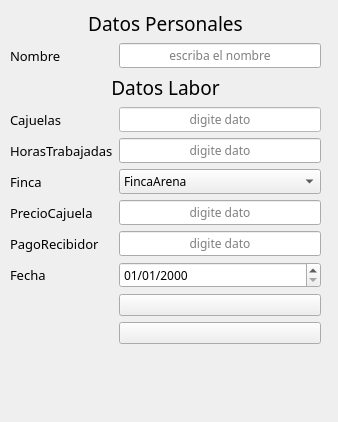
<?xml version="1.0" encoding="UTF-8"?>
<ui version="4.0">
 <class>registrarcolector</class>
 <widget class="QDialog" name="registrarcolector">
  <property name="geometry">
   <rect>
    <x>0</x>
    <y>0</y>
    <width>338</width>
    <height>422</height>
   </rect>
  </property>
  <property name="windowTitle">
   <string>Dialog</string>
  </property>
  <widget class="QDialogButtonBox" name="buttonBox">
   <property name="enabled">
    <bool>false</bool>
   </property>
   <property name="geometry">
    <rect>
     <x>130</x>
     <y>440</y>
     <width>201</width>
     <height>32</height>
    </rect>
   </property>
   <property name="orientation">
    <enum>Qt::Horizontal</enum>
   </property>
   <property name="standardButtons">
    <set>QDialogButtonBox::Cancel|QDialogButtonBox::Ok</set>
   </property>
  </widget>
  <widget class="QWidget" name="formLayoutWidget">
   <property name="geometry">
    <rect>
     <x>10</x>
     <y>10</y>
     <width>311</width>
     <height>394</height>
    </rect>
   </property>
   <layout class="QFormLayout" name="formLayout">
    <item row="1" column="0">
     <widget class="QLabel" name="labelNombre">
      <property name="font">
       <font>
        <family>Bahnschrift Light Condensed</family>
        <pointsize>10</pointsize>
       </font>
      </property>
      <property name="text">
       <string>Nombre</string>
      </property>
     </widget>
    </item>
    <item row="1" column="1">
     <widget class="QLineEdit" name="lineName">
      <property name="font">
       <font>
        <family>Bahnschrift Light Condensed</family>
        <pointsize>9</pointsize>
       </font>
      </property>
      <property name="alignment">
       <set>Qt::AlignCenter</set>
      </property>
      <property name="placeholderText">
       <string>escriba el nombre</string>
      </property>
     </widget>
    </item>
    <item row="3" column="0">
     <widget class="QLabel" name="labelCajuela">
      <property name="font">
       <font>
        <family>Bahnschrift Light Condensed</family>
        <pointsize>10</pointsize>
       </font>
      </property>
      <property name="text">
       <string>Cajuelas</string>
      </property>
     </widget>
    </item>
    <item row="3" column="1">
     <widget class="QLineEdit" name="lineCajuela">
      <property name="palette">
       <palette>
        <active>
         <colorrole role="WindowText">
          <brush brushstyle="SolidPattern">
           <color alpha="255">
            <red>0</red>
            <green>0</green>
            <blue>0</blue>
           </color>
          </brush>
         </colorrole>
         <colorrole role="Button">
          <brush brushstyle="SolidPattern">
           <color alpha="255">
            <red>255</red>
            <green>255</green>
            <blue>255</blue>
           </color>
          </brush>
         </colorrole>
         <colorrole role="Light">
          <brush brushstyle="SolidPattern">
           <color alpha="255">
            <red>255</red>
            <green>255</green>
            <blue>255</blue>
           </color>
          </brush>
         </colorrole>
         <colorrole role="Midlight">
          <brush brushstyle="SolidPattern">
           <color alpha="255">
            <red>255</red>
            <green>255</green>
            <blue>255</blue>
           </color>
          </brush>
         </colorrole>
         <colorrole role="Dark">
          <brush brushstyle="SolidPattern">
           <color alpha="255">
            <red>127</red>
            <green>127</green>
            <blue>127</blue>
           </color>
          </brush>
         </colorrole>
         <colorrole role="Mid">
          <brush brushstyle="SolidPattern">
           <color alpha="255">
            <red>170</red>
            <green>170</green>
            <blue>170</blue>
           </color>
          </brush>
         </colorrole>
         <colorrole role="Text">
          <brush brushstyle="SolidPattern">
           <color alpha="255">
            <red>0</red>
            <green>0</green>
            <blue>0</blue>
           </color>
          </brush>
         </colorrole>
         <colorrole role="BrightText">
          <brush brushstyle="SolidPattern">
           <color alpha="255">
            <red>255</red>
            <green>255</green>
            <blue>255</blue>
           </color>
          </brush>
         </colorrole>
         <colorrole role="ButtonText">
          <brush brushstyle="SolidPattern">
           <color alpha="255">
            <red>0</red>
            <green>0</green>
            <blue>0</blue>
           </color>
          </brush>
         </colorrole>
         <colorrole role="Base">
          <brush brushstyle="SolidPattern">
           <color alpha="255">
            <red>255</red>
            <green>255</green>
            <blue>255</blue>
           </color>
          </brush>
         </colorrole>
         <colorrole role="Window">
          <brush brushstyle="SolidPattern">
           <color alpha="255">
            <red>255</red>
            <green>255</green>
            <blue>255</blue>
           </color>
          </brush>
         </colorrole>
         <colorrole role="Shadow">
          <brush brushstyle="SolidPattern">
           <color alpha="255">
            <red>0</red>
            <green>0</green>
            <blue>0</blue>
           </color>
          </brush>
         </colorrole>
         <colorrole role="AlternateBase">
          <brush brushstyle="SolidPattern">
           <color alpha="255">
            <red>255</red>
            <green>255</green>
            <blue>255</blue>
           </color>
          </brush>
         </colorrole>
         <colorrole role="ToolTipBase">
          <brush brushstyle="SolidPattern">
           <color alpha="255">
            <red>255</red>
            <green>255</green>
            <blue>220</blue>
           </color>
          </brush>
         </colorrole>
         <colorrole role="ToolTipText">
          <brush brushstyle="SolidPattern">
           <color alpha="255">
            <red>0</red>
            <green>0</green>
            <blue>0</blue>
           </color>
          </brush>
         </colorrole>
         <colorrole role="PlaceholderText">
          <brush brushstyle="SolidPattern">
           <color alpha="128">
            <red>0</red>
            <green>0</green>
            <blue>0</blue>
           </color>
          </brush>
         </colorrole>
        </active>
        <inactive>
         <colorrole role="WindowText">
          <brush brushstyle="SolidPattern">
           <color alpha="255">
            <red>0</red>
            <green>0</green>
            <blue>0</blue>
           </color>
          </brush>
         </colorrole>
         <colorrole role="Button">
          <brush brushstyle="SolidPattern">
           <color alpha="255">
            <red>255</red>
            <green>255</green>
            <blue>255</blue>
           </color>
          </brush>
         </colorrole>
         <colorrole role="Light">
          <brush brushstyle="SolidPattern">
           <color alpha="255">
            <red>255</red>
            <green>255</green>
            <blue>255</blue>
           </color>
          </brush>
         </colorrole>
         <colorrole role="Midlight">
          <brush brushstyle="SolidPattern">
           <color alpha="255">
            <red>255</red>
            <green>255</green>
            <blue>255</blue>
           </color>
          </brush>
         </colorrole>
         <colorrole role="Dark">
          <brush brushstyle="SolidPattern">
           <color alpha="255">
            <red>127</red>
            <green>127</green>
            <blue>127</blue>
           </color>
          </brush>
         </colorrole>
         <colorrole role="Mid">
          <brush brushstyle="SolidPattern">
           <color alpha="255">
            <red>170</red>
            <green>170</green>
            <blue>170</blue>
           </color>
          </brush>
         </colorrole>
         <colorrole role="Text">
          <brush brushstyle="SolidPattern">
           <color alpha="255">
            <red>0</red>
            <green>0</green>
            <blue>0</blue>
           </color>
          </brush>
         </colorrole>
         <colorrole role="BrightText">
          <brush brushstyle="SolidPattern">
           <color alpha="255">
            <red>255</red>
            <green>255</green>
            <blue>255</blue>
           </color>
          </brush>
         </colorrole>
         <colorrole role="ButtonText">
          <brush brushstyle="SolidPattern">
           <color alpha="255">
            <red>0</red>
            <green>0</green>
            <blue>0</blue>
           </color>
          </brush>
         </colorrole>
         <colorrole role="Base">
          <brush brushstyle="SolidPattern">
           <color alpha="255">
            <red>255</red>
            <green>255</green>
            <blue>255</blue>
           </color>
          </brush>
         </colorrole>
         <colorrole role="Window">
          <brush brushstyle="SolidPattern">
           <color alpha="255">
            <red>255</red>
            <green>255</green>
            <blue>255</blue>
           </color>
          </brush>
         </colorrole>
         <colorrole role="Shadow">
          <brush brushstyle="SolidPattern">
           <color alpha="255">
            <red>0</red>
            <green>0</green>
            <blue>0</blue>
           </color>
          </brush>
         </colorrole>
         <colorrole role="AlternateBase">
          <brush brushstyle="SolidPattern">
           <color alpha="255">
            <red>255</red>
            <green>255</green>
            <blue>255</blue>
           </color>
          </brush>
         </colorrole>
         <colorrole role="ToolTipBase">
          <brush brushstyle="SolidPattern">
           <color alpha="255">
            <red>255</red>
            <green>255</green>
            <blue>220</blue>
           </color>
          </brush>
         </colorrole>
         <colorrole role="ToolTipText">
          <brush brushstyle="SolidPattern">
           <color alpha="255">
            <red>0</red>
            <green>0</green>
            <blue>0</blue>
           </color>
          </brush>
         </colorrole>
         <colorrole role="PlaceholderText">
          <brush brushstyle="SolidPattern">
           <color alpha="128">
            <red>0</red>
            <green>0</green>
            <blue>0</blue>
           </color>
          </brush>
         </colorrole>
        </inactive>
        <disabled>
         <colorrole role="WindowText">
          <brush brushstyle="SolidPattern">
           <color alpha="255">
            <red>127</red>
            <green>127</green>
            <blue>127</blue>
           </color>
          </brush>
         </colorrole>
         <colorrole role="Button">
          <brush brushstyle="SolidPattern">
           <color alpha="255">
            <red>255</red>
            <green>255</green>
            <blue>255</blue>
           </color>
          </brush>
         </colorrole>
         <colorrole role="Light">
          <brush brushstyle="SolidPattern">
           <color alpha="255">
            <red>255</red>
            <green>255</green>
            <blue>255</blue>
           </color>
          </brush>
         </colorrole>
         <colorrole role="Midlight">
          <brush brushstyle="SolidPattern">
           <color alpha="255">
            <red>255</red>
            <green>255</green>
            <blue>255</blue>
           </color>
          </brush>
         </colorrole>
         <colorrole role="Dark">
          <brush brushstyle="SolidPattern">
           <color alpha="255">
            <red>127</red>
            <green>127</green>
            <blue>127</blue>
           </color>
          </brush>
         </colorrole>
         <colorrole role="Mid">
          <brush brushstyle="SolidPattern">
           <color alpha="255">
            <red>170</red>
            <green>170</green>
            <blue>170</blue>
           </color>
          </brush>
         </colorrole>
         <colorrole role="Text">
          <brush brushstyle="SolidPattern">
           <color alpha="255">
            <red>127</red>
            <green>127</green>
            <blue>127</blue>
           </color>
          </brush>
         </colorrole>
         <colorrole role="BrightText">
          <brush brushstyle="SolidPattern">
           <color alpha="255">
            <red>255</red>
            <green>255</green>
            <blue>255</blue>
           </color>
          </brush>
         </colorrole>
         <colorrole role="ButtonText">
          <brush brushstyle="SolidPattern">
           <color alpha="255">
            <red>127</red>
            <green>127</green>
            <blue>127</blue>
           </color>
          </brush>
         </colorrole>
         <colorrole role="Base">
          <brush brushstyle="SolidPattern">
           <color alpha="255">
            <red>255</red>
            <green>255</green>
            <blue>255</blue>
           </color>
          </brush>
         </colorrole>
         <colorrole role="Window">
          <brush brushstyle="SolidPattern">
           <color alpha="255">
            <red>255</red>
            <green>255</green>
            <blue>255</blue>
           </color>
          </brush>
         </colorrole>
         <colorrole role="Shadow">
          <brush brushstyle="SolidPattern">
           <color alpha="255">
            <red>0</red>
            <green>0</green>
            <blue>0</blue>
           </color>
          </brush>
         </colorrole>
         <colorrole role="AlternateBase">
          <brush brushstyle="SolidPattern">
           <color alpha="255">
            <red>255</red>
            <green>255</green>
            <blue>255</blue>
           </color>
          </brush>
         </colorrole>
         <colorrole role="ToolTipBase">
          <brush brushstyle="SolidPattern">
           <color alpha="255">
            <red>255</red>
            <green>255</green>
            <blue>220</blue>
           </color>
          </brush>
         </colorrole>
         <colorrole role="ToolTipText">
          <brush brushstyle="SolidPattern">
           <color alpha="255">
            <red>0</red>
            <green>0</green>
            <blue>0</blue>
           </color>
          </brush>
         </colorrole>
         <colorrole role="PlaceholderText">
          <brush brushstyle="SolidPattern">
           <color alpha="128">
            <red>0</red>
            <green>0</green>
            <blue>0</blue>
           </color>
          </brush>
         </colorrole>
        </disabled>
       </palette>
      </property>
      <property name="font">
       <font>
        <family>Bahnschrift Light Condensed</family>
        <pointsize>9</pointsize>
       </font>
      </property>
      <property name="autoFillBackground">
       <bool>false</bool>
      </property>
      <property name="inputMask">
       <string/>
      </property>
      <property name="text">
       <string/>
      </property>
      <property name="alignment">
       <set>Qt::AlignCenter</set>
      </property>
      <property name="dragEnabled">
       <bool>false</bool>
      </property>
      <property name="placeholderText">
       <string>digite dato</string>
      </property>
     </widget>
    </item>
    <item row="4" column="0">
     <widget class="QLabel" name="labelHoras">
      <property name="font">
       <font>
        <family>Bahnschrift Light Condensed</family>
        <pointsize>10</pointsize>
       </font>
      </property>
      <property name="text">
       <string>HorasTrabajadas</string>
      </property>
     </widget>
    </item>
    <item row="4" column="1">
     <widget class="QLineEdit" name="lineHoras">
      <property name="font">
       <font>
        <family>Bahnschrift Light Condensed</family>
        <pointsize>9</pointsize>
       </font>
      </property>
      <property name="alignment">
       <set>Qt::AlignCenter</set>
      </property>
      <property name="placeholderText">
       <string>digite dato</string>
      </property>
     </widget>
    </item>
    <item row="5" column="0">
     <widget class="QLabel" name="label_6">
      <property name="font">
       <font>
        <family>Bahnschrift Light Condensed</family>
        <pointsize>10</pointsize>
       </font>
      </property>
      <property name="text">
       <string>Finca</string>
      </property>
     </widget>
    </item>
    <item row="5" column="1">
     <widget class="QComboBox" name="lineFinca">
      <property name="font">
       <font>
        <family>Bahnschrift Light Condensed</family>
        <pointsize>9</pointsize>
       </font>
      </property>
      <property name="frame">
       <bool>true</bool>
      </property>
      <item>
       <property name="text">
        <string>FincaArena</string>
       </property>
      </item>
      <item>
       <property name="text">
        <string>FincaChuruca</string>
       </property>
      </item>
      <item>
       <property name="text">
        <string>FincaAchiote</string>
       </property>
      </item>
     </widget>
    </item>
    <item row="6" column="0">
     <widget class="QLabel" name="labelPrecioCajuela">
      <property name="font">
       <font>
        <family>Bahnschrift Light Condensed</family>
        <pointsize>10</pointsize>
       </font>
      </property>
      <property name="text">
       <string>PrecioCajuela</string>
      </property>
     </widget>
    </item>
    <item row="6" column="1">
     <widget class="QLineEdit" name="linePrecioCajuela">
      <property name="font">
       <font>
        <family>Bahnschrift Light Condensed</family>
        <pointsize>9</pointsize>
       </font>
      </property>
      <property name="styleSheet">
       <string notr="true"/>
      </property>
      <property name="alignment">
       <set>Qt::AlignCenter</set>
      </property>
      <property name="placeholderText">
       <string>digite dato</string>
      </property>
     </widget>
    </item>
    <item row="7" column="0">
     <widget class="QLabel" name="labelPrecioCajuelaRecibidor">
      <property name="font">
       <font>
        <family>Bahnschrift Light Condensed</family>
        <pointsize>10</pointsize>
       </font>
      </property>
      <property name="text">
       <string>PagoRecibidor</string>
      </property>
     </widget>
    </item>
    <item row="7" column="1">
     <widget class="QLineEdit" name="linePagoRecibidor">
      <property name="font">
       <font>
        <family>Bahnschrift Light Condensed</family>
        <pointsize>9</pointsize>
       </font>
      </property>
      <property name="alignment">
       <set>Qt::AlignCenter</set>
      </property>
      <property name="placeholderText">
       <string>digite dato</string>
      </property>
     </widget>
    </item>
    <item row="8" column="0">
     <widget class="QLabel" name="label_5">
      <property name="font">
       <font>
        <family>Bahnschrift Light Condensed</family>
        <pointsize>10</pointsize>
       </font>
      </property>
      <property name="text">
       <string>Fecha</string>
      </property>
     </widget>
    </item>
    <item row="8" column="1">
     <widget class="QDateEdit" name="fechaInforme">
      <property name="font">
       <font>
        <family>Bahnschrift Light Condensed</family>
        <pointsize>9</pointsize>
       </font>
      </property>
      <property name="displayFormat">
       <string>dd/MM/yyyy</string>
      </property>
     </widget>
    </item>
    <item row="9" column="1">
     <widget class="QPushButton" name="calcularPago">
      <property name="text">
       <string/>
      </property>
      <property name="icon">
       <iconset resource="Resources.qrc">
        <normaloff>:/new/prefix1/Calculadora.ico</normaloff>:/new/prefix1/Calculadora.ico</iconset>
      </property>
      <property name="iconSize">
       <size>
        <width>40</width>
        <height>40</height>
       </size>
      </property>
     </widget>
    </item>
    <item row="10" column="1">
     <widget class="QPushButton" name="guardarInfo">
      <property name="text">
       <string/>
      </property>
      <property name="icon">
       <iconset resource="Resources.qrc">
        <normaloff>:/new/prefix1/libreta.png</normaloff>:/new/prefix1/libreta.png</iconset>
      </property>
      <property name="iconSize">
       <size>
        <width>40</width>
        <height>40</height>
       </size>
      </property>
     </widget>
    </item>
    <item row="0" column="0" colspan="2">
     <widget class="QLabel" name="label">
      <property name="font">
       <font>
        <family>Bahnschrift Light Condensed</family>
        <pointsize>14</pointsize>
        <weight>50</weight>
        <bold>false</bold>
       </font>
      </property>
      <property name="text">
       <string>Datos Personales</string>
      </property>
      <property name="alignment">
       <set>Qt::AlignCenter</set>
      </property>
     </widget>
    </item>
    <item row="2" column="0" colspan="2">
     <widget class="QLabel" name="label_2">
      <property name="font">
       <font>
        <family>Bahnschrift Light Condensed</family>
        <pointsize>14</pointsize>
        <weight>50</weight>
        <bold>false</bold>
       </font>
      </property>
      <property name="text">
       <string>Datos Labor</string>
      </property>
      <property name="alignment">
       <set>Qt::AlignCenter</set>
      </property>
     </widget>
    </item>
   </layout>
  </widget>
  <widget class="QLabel" name="fondo">
   <property name="geometry">
    <rect>
     <x>0</x>
     <y>0</y>
     <width>361</width>
     <height>431</height>
    </rect>
   </property>
   <property name="text">
    <string/>
   </property>
   <property name="pixmap">
    <pixmap resource="Resources.qrc">:/new/prefix1/Fondo1.jpg</pixmap>
   </property>
  </widget>
  <zorder>fondo</zorder>
  <zorder>buttonBox</zorder>
  <zorder>formLayoutWidget</zorder>
 </widget>
 <resources>
  <include location="Resources.qrc"/>
 </resources>
 <connections>
  <connection>
   <sender>buttonBox</sender>
   <signal>accepted()</signal>
   <receiver>registrarcolector</receiver>
   <slot>accept()</slot>
   <hints>
    <hint type="sourcelabel">
     <x>248</x>
     <y>254</y>
    </hint>
    <hint type="destinationlabel">
     <x>157</x>
     <y>274</y>
    </hint>
   </hints>
  </connection>
  <connection>
   <sender>buttonBox</sender>
   <signal>rejected()</signal>
   <receiver>registrarcolector</receiver>
   <slot>reject()</slot>
   <hints>
    <hint type="sourcelabel">
     <x>316</x>
     <y>260</y>
    </hint>
    <hint type="destinationlabel">
     <x>286</x>
     <y>274</y>
    </hint>
   </hints>
  </connection>
 </connections>
</ui>
